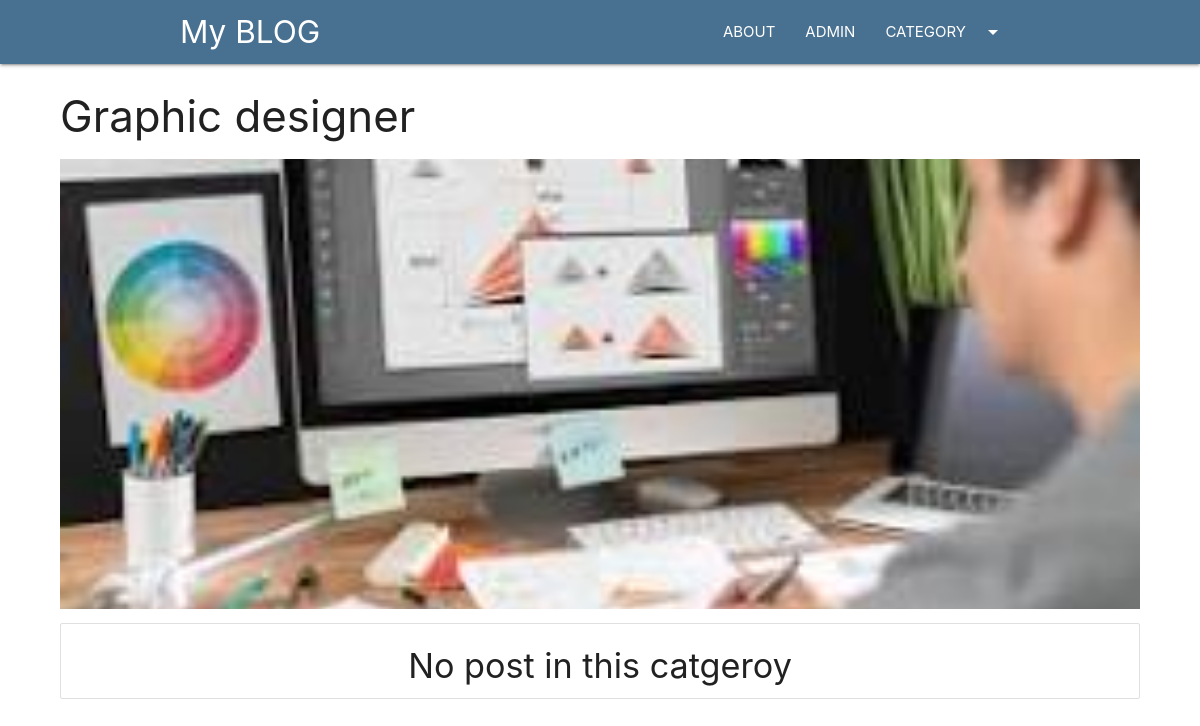
The page /category/graphic on the database its author committed.
### blog/models.py (models this page shows, shortened)
class Category(models.Model):
    cat_id=models.AutoField(primary_key=True)
    title=models.CharField(max_length=100)
    descripation=models.TextField()
    url=models.CharField(max_length=100)
    image=models.ImageField(upload_to='category/')
    add_date=models.DateTimeField(auto_now_add=True,null=True)

### blog/views.py (the view)
# urls.py: path('category/<slug:url>',category,name='category-detail')
def category(request,url):
    cate=Category.objects.get(url=url)
    post=Post.objects.filter(cate=cate)
    return render(request,"category.html",{'cate':cate,'post':post})

### templates/category.html (shortened to what this page needs)
{% extends "base.html" %}  {% block content %}
<div class="container-custom">
  <h3>{{cate.title}}</h3>
  <div class="img-container">
    <img
      src="/media/{{cate.image}}"
      class="responsive-img"
      alt=""
      style="max-height: 450px; width: 100%; object-fit: cover"
    />
  </div>
  <div class="collection">
    {% for p in post %}
    <a href="/blog/{{p.url}}" class="collection-item">{{p.title}}</a>
    {% empty%}
    <h4 style="text-align: center">No post in this catgeroy</h4>
    {% endfor %}
  </div>
</div>
{% endblock %}

### blog/static/cs/style.css (style rules this page uses)
.container-custom { width:90% !important; margin: auto; }

### rows shown on the page
Category: title "Graphic designer", image (picture)
